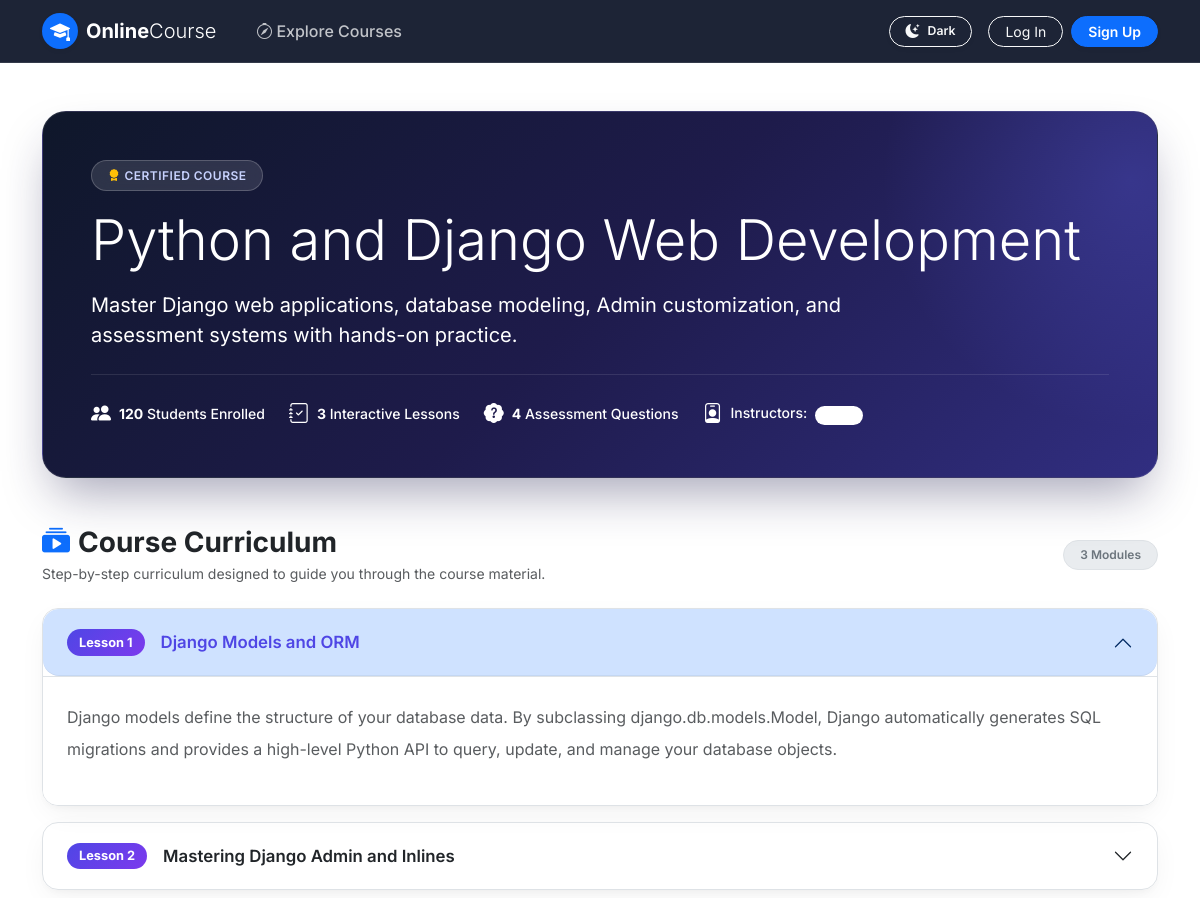
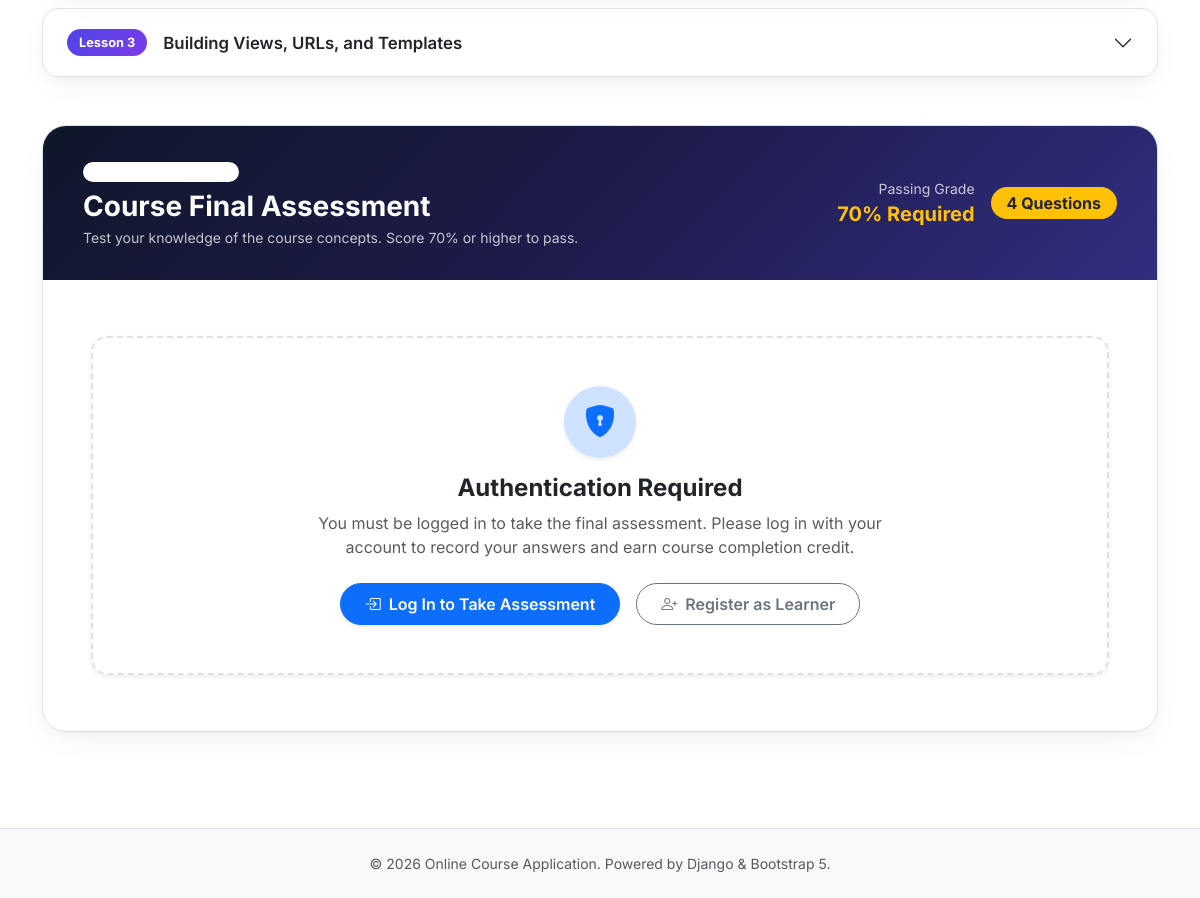
/onlinecourse/course/1/, run on the app's committed database (2 pictures, top to bottom).
### onlinecourse/models.py (models this page shows, shortened)
class Course(models.Model):
    name = models.CharField(null=False, max_length=200, default='online course')
    image = models.ImageField(upload_to='course_images/', null=True, blank=True)
    description = models.CharField(max_length=1000)
    pub_date = models.DateField(null=True, blank=True)
    instructors = models.ManyToManyField(Instructor)
    users = models.ManyToManyField(settings.AUTH_USER_MODEL, through='Enrollment')
    total_enrollment = models.IntegerField(default=0)
    is_enrolled = False

class Lesson(models.Model):
    title = models.CharField(max_length=200, default="Lesson Title")
    order = models.IntegerField(default=0)
    course = models.ForeignKey(Course, on_delete=models.CASCADE)
    content = models.TextField()

### onlinecourse/views.py (the view)
# urls.py: path('course/<int:pk>/', views.CourseDetailView.as_view(), name='course_details'),
class CourseDetailView(generic.DetailView):
    model = Course
    template_name = 'onlinecourse/course_details_bootstrap.html'
    context_object_name = 'course'

### onlinecourse/templates/onlinecourse/course_details_bootstrap.html (shortened to what this page needs)
<!DOCTYPE html>
<html lang="en">
<head>
    <link href="https://cdn.jsdelivr.net/npm/bootstrap@5.3.3/dist/css/bootstrap.min.css" rel="stylesheet">
    <link rel="stylesheet" href="https://cdn.jsdelivr.net/npm/bootstrap-icons@1.11.3/font/bootstrap-icons.min.css">
</head>
<body>
    <nav class="navbar navbar-expand-lg navbar-dark glass-nav sticky-top">
        <div class="container">
            <a class="navbar-brand fw-bold d-flex align-items-center gap-2" href="{% url 'onlinecourse:index' %}">
                <span class="d-inline-flex align-items-center justify-content-center bg-primary text-white rounded-circle p-2 shadow-sm" style="width: 36px; height: 36px;">
                    <i class="bi bi-mortarboard-fill"></i>
                </span>
                <span class="text-white fs-5 tracking-tight">Online<span class="text-primary-subtle fw-light">Course</span></span>
            </a>
            <div class="collapse navbar-collapse" id="navbarContent">
                <ul class="navbar-nav me-auto mb-2 mb-lg-0 ms-lg-3">
                    <li class="nav-item">
                        <a class="nav-link text-light opacity-75 active fw-medium" href="{% url 'onlinecourse:index' %}">
                            <i class="bi bi-compass me-1"></i>Explore Courses
                        </a>
                    </li>
                </ul>
                <div class="d-flex align-items-center gap-2">
                    <button class="btn btn-outline-light btn-sm rounded-pill d-flex align-items-center gap-2 px-3 py-1 shadow-sm me-2" id="theme-toggle-btn" type="button" title="Toggle Light/Dark Theme">
                        <i id="theme-icon" class="bi bi-moon-stars-fill"></i>
                        <span class="small fw-semibold d-none d-sm-inline" id="theme-text">Theme</span>
                    </button>
                    {% if user.is_authenticated %}
                        <div class="text-light me-2 d-flex align-items-center gap-2 small">
                            <i class="bi bi-person-circle fs-5 text-indigo-300"></i>
                            <span class="fw-semibold">{{ user.username }}</span>
                        </div>
                        <a href="{% url 'onlinecourse:logout' %}" class="btn btn-outline-light btn-sm rounded-pill px-3">Logout</a>
                    {% else %}
                        <a href="{% url 'onlinecourse:login' %}" class="btn btn-outline-light btn-sm rounded-pill px-3">Log In</a>
                        <a href="{% url 'onlinecourse:registration' %}" class="btn btn-primary btn-sm rounded-pill px-3 fw-semibold shadow-sm">Sign Up</a>
                    {% endif %}
                </div>
            </div>
        </div>
    </nav>
    <main class="container my-5">
        <div class="hero-card p-4 p-md-5 mb-5 text-white">
            <div class="position-relative z-1">
                <div class="d-flex flex-wrap align-items-center gap-2 mb-3">
                    <span class="badge hero-badge px-3 py-2 rounded-pill text-uppercase">
                        <i class="bi bi-award-fill me-1 text-warning"></i>Certified Course
                    </span>
                </div>
                <h1 class="display-4 fw-extrabold mb-3 tracking-tight">{{ course.name }}</h1>
                <p class="lead opacity-90 col-lg-10 fs-5 mb-4 fw-normal">
                    {{ course.description }}
                </p>
                <div class="d-flex flex-wrap gap-4 pt-4 border-top border-white border-opacity-10 small fw-medium">
                    <div class="d-flex align-items-center gap-2">
                        <i class="bi bi-people-fill fs-5 text-indigo-300"></i>
                        <span><strong>{{ course.total_enrollment }}</strong> Students Enrolled</span>
                    </div>
                    <div class="d-flex align-items-center gap-2">
                        <i class="bi bi-journal-check fs-5 text-indigo-300"></i>
                        <span><strong>{{ course.lesson_set.count }}</strong> Interactive Lessons</span>
                    </div>
                    <div class="d-flex align-items-center gap-2">
                        <i class="bi bi-patch-question-fill fs-5 text-indigo-300"></i>
                        <span><strong>{{ course.question_set.count }}</strong> Assessment Questions</span>
                    </div>
                    {% if course.instructors.all %}
                        <div class="d-flex align-items-center gap-2">
                            <i class="bi bi-person-badge fs-5 text-indigo-300"></i>
                            <span>Instructors:
                                {% for instructor in course.instructors.all %}
                                    <span class="badge bg-white bg-opacity-20 rounded-pill px-2 py-1 ms-1">{{ instructor.user.username }}</span>
                                {% endfor %}
                            </span>
                        </div>
                    {% endif %}
                </div>
            </div>
        </div>
        <section class="mb-5">
            <div class="d-flex align-items-center justify-content-between mb-4">
                <div>
                    <h2 class="h3 fw-bold mb-1">
                        <i class="bi bi-collection-play-fill text-primary me-2"></i>Course Curriculum
                    </h2>
                    <p class="text-muted small mb-0">Step-by-step curriculum designed to guide you through the course material.</p>
                </div>
                <span class="badge bg-body-secondary text-secondary border px-3 py-2 rounded-pill fw-semibold">
                    {{ course.lesson_set.count }} Modules
                </span>
            </div>
            {% if course.lesson_set.all %}
                <div class="accordion custom-accordion" id="lessonsAccordion">
                    {% for lesson in course.lesson_set.all %}
                        <div class="accordion-item">
                            <h2 class="accordion-header" id="heading{{ lesson.id }}">
                                <button class="accordion-button {% if not forloop.first %}collapsed{% endif %}" type="button" data-bs-toggle="collapse" data-bs-target="#collapse{{ lesson.id }}" aria-expanded="{% if forloop.first %}true{% else %}false{% endif %}" aria-controls="collapse{{ lesson.id }}">
                                    <span class="lesson-number-pill me-3">Lesson {{ forloop.counter }}</span>
                                    <span>{{ lesson.title }}</span>
                                </button>
                            </h2>
                            <div id="collapse{{ lesson.id }}" class="accordion-collapse collapse {% if forloop.first %}show{% endif %}" aria-labelledby="heading{{ lesson.id }}" data-bs-parent="#lessonsAccordion">
                                <div class="accordion-body text-body-secondary lh-lg p-4 bg-body border-top">
                                    {{ lesson.content|linebreaks }}
                                </div>
                            </div>
                        </div>
                    {% endfor %}
                </div>
            {% else %}
                <div class="card border-0 shadow-sm p-4 text-center rounded-4">
                    <p class="text-muted mb-0">No lessons currently uploaded for this course.</p>
                </div>
            {% endif %}
        </section>
        <section id="exam-section" class="mb-5">
            <div class="exam-section-card">
                <div class="exam-header">
                    <div class="d-flex flex-wrap justify-content-between align-items-center gap-3">
                        <div>
                            <span class="badge bg-white bg-opacity-20 text-white rounded-pill px-3 py-1 mb-2 text-uppercase fw-semibold" style="letter-spacing: 0.05em;">Final Evaluation</span>
                            <h2 class="h3 fw-bold mb-1 text-white">Course Final Assessment</h2>
                            <p class="mb-0 text-white opacity-75 small">Test your knowledge of the course concepts. Score 70% or higher to pass.</p>
                        </div>
                        <div class="d-flex align-items-center gap-3">
                            <div class="text-end d-none d-md-block">
                                <small class="text-white opacity-75 d-block">Passing Grade</small>
                                <strong class="fs-5 text-warning">70% Required</strong>
                            </div>
                            <span class="badge bg-warning text-dark px-3 py-2 rounded-pill fw-bold fs-6">
                                {{ course.question_set.count }} Questions
                            </span>
                        </div>
                    </div>
                </div>
                <div class="p-4 p-md-5">
                    {% if course.question_set.all %}
                        {% if user.is_authenticated %}
                            <form id="questionform" action="{% url 'onlinecourse:submit' course.id %}" method="post">
                                {% csrf_token %}
                                {% for question in course.question_set.all %}
                                    <div class="question-container">
                                        <div class="d-flex justify-content-between align-items-center mb-3">
                                            <div class="d-flex align-items-center gap-2">
                                                <span class="badge bg-primary-subtle text-primary border border-primary-subtle rounded-pill px-3 py-1 fw-bold">
                                                    Question {{ forloop.counter }}
                                                </span>
                                            </div>
                                            <span class="badge bg-body-secondary text-secondary border rounded-pill px-3 py-1 fw-semibold">
                                                <i class="bi bi-star-fill text-warning me-1"></i>{{ question.grade }} Points
                                            </span>
                                        </div>
                                        <h5 class="fw-bold text-body mb-4 fs-5 lh-base">
                                            {{ question.question_text }}
                                        </h5>
                                        <div class="choices-list">
                                            {% for choice in question.choice_set.all %}
                                                <div class="choice-option-wrapper">
                                                    <input type="radio"
                                                           name="choice_{{ question.id }}"
                                                           id="choice_{{ choice.id }}"
                                                           value="{{ choice.id }}"
                                                           required>
                                                    <label class="choice-card-label" for="choice_{{ choice.id }}">
                                                        <div class="choice-radio-indicator"></div>
                                                        <span class="choice-text fs-6">{{ choice.choice_text }}</span>
                                                    </label>
                                                </div>
                                            {% empty %}
                                                <div class="alert alert-warning">No choices configured for this question.</div>
                                            {% endfor %}
                                        </div>
                                    </div>
                                {% endfor %}
                                <div class="d-flex flex-wrap align-items-center justify-content-between gap-3 pt-4 border-top">
                                    <div class="text-muted small">
                                        <i class="bi bi-shield-check text-success me-1"></i>
                                        Answers are saved and evaluated immediately upon submission.
                                    </div>
                                    <div class="d-flex gap-3">
                                        <a href="{% url 'onlinecourse:index' %}" class="btn btn-outline-secondary rounded-pill px-4 fw-semibold">
                                            Cancel
                                        </a>
                                        <button type="submit" class="btn-submit-exam">
                                            <i class="bi bi-send-check-fill"></i>
                                            Submit Exam
                                        </button>
                                    </div>
                                </div>
                            </form>
                        {% else %}
                            <div class="guest-lock-card rounded-4 p-5 text-center my-2 shadow-sm">
                                <div class="mb-3">
                                    <span class="d-inline-flex align-items-center justify-content-center bg-primary-subtle text-primary rounded-circle p-3 shadow-sm" style="width: 72px; height: 72px;">
                                        <i class="bi bi-shield-lock-fill fs-2"></i>
                                    </span>
                                </div>
                                <h4 class="fw-bold mb-2 text-body">Authentication Required</h4>
                                <p class="text-body-secondary col-md-8 mx-auto fs-6 mb-4">
                                    You must be logged in to take the final assessment. Please log in with your account to record your answers and earn course completion credit.
                                </p>
                                <div class="d-flex flex-wrap justify-content-center gap-3">
                                    <a href="{% url 'onlinecourse:login' %}" class="btn btn-primary rounded-pill px-4 py-2 fw-semibold shadow-sm">
                                        <i class="bi bi-box-arrow-in-right me-1"></i> Log In to Take Assessment
                                    </a>
                                    <a href="{% url 'onlinecourse:registration' %}" class="btn btn-outline-secondary rounded-pill px-4 py-2 fw-semibold">
                                        <i class="bi bi-person-plus me-1"></i> Register as Learner
                                    </a>
                                </div>
                            </div>
                        {% endif %}
                    {% else %}
                        <div class="text-center py-5">
                            <div class="display-3 text-muted mb-3"><i class="bi bi-clipboard2-x"></i></div>
                            <h4 class="fw-bold text-secondary">No Assessment Questions Available</h4>
                            <p class="text-muted">Questions will appear once configured in the course administration panel.</p>
                        </div>
                    {% endif %}
                </div>
            </div>
        </section>
    </main>
    <footer class="bg-body-tertiary border-top py-4 mt-auto">
        <div class="container text-center text-muted small">
            <p class="mb-0">&copy; {% now "Y" %} Online Course Application. Powered by Django &amp; Bootstrap 5.</p>
        </div>
    </footer>
</body>
</html>

### data on the page
Course: name "Python and Django Web Development", description "Master Django web applications, database modeling, Admin customization, and assessment systems with hands-on practice.", total_enrollment "120", lesson_set.count "3", question_set.count "4"
Lesson: title "Django Models and ORM", content "Django models define the structure of your database data. By subclassing django.db.models.Model, Django automatically generates SQL migrations and provides a high-level Python API to query, update, and manage your database objects."
Lesson: title "Mastering Django Admin and Inlines"
Lesson: title "Building Views, URLs, and Templates"
